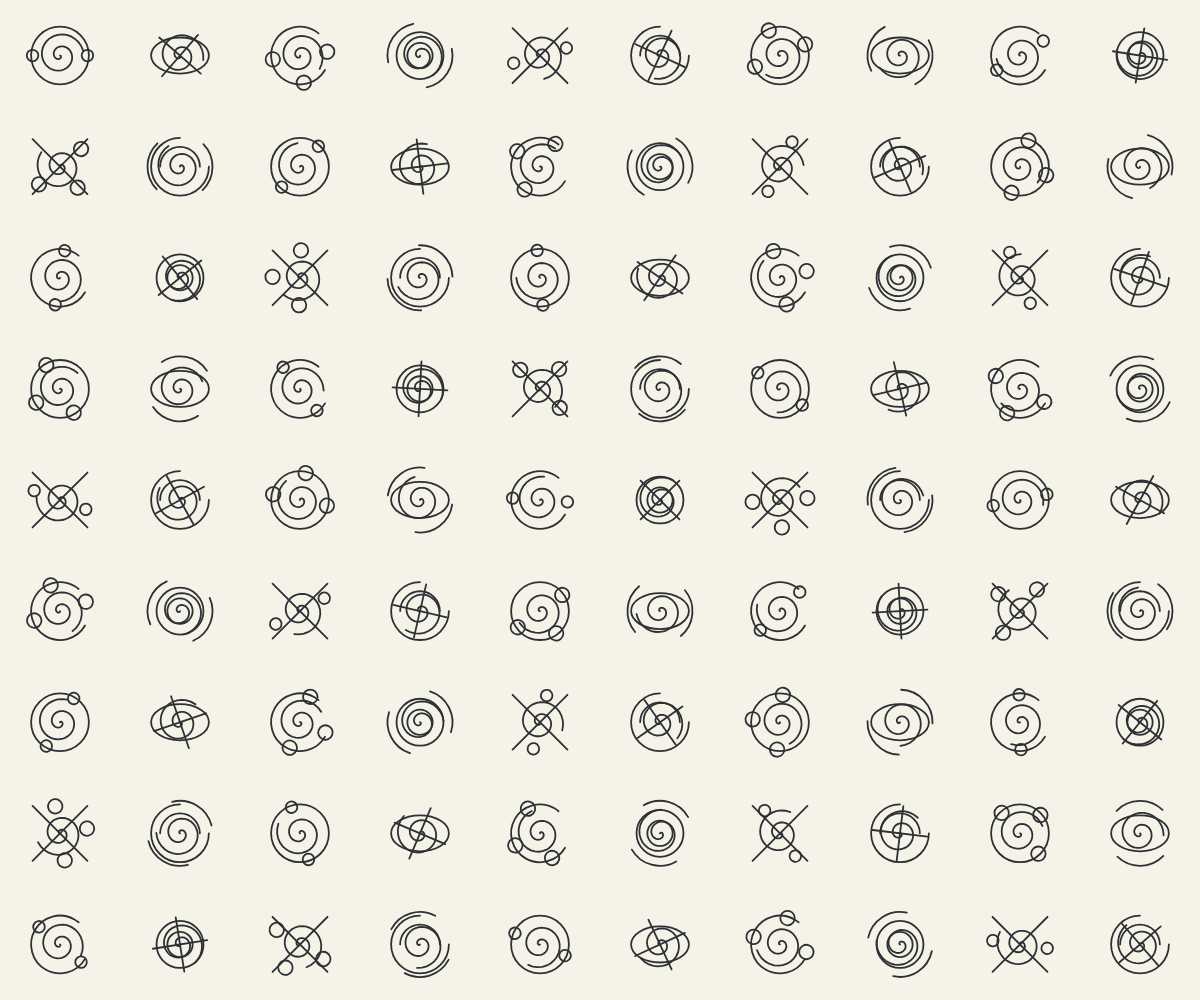
Frame 1 (no input)
Frame 60 (no input): identical to frame 1, image omitted
Frame 120 (the mouse pressed at the canvas centre since frame 60): identical to frame 1, image omitted

The p5.js sketch that drew this single still picture (run headless with seeded random() and noise() and a simulated clock; from frame 60 on, the mouse is pressed at the canvas centre):

// p5.js sketch
// ── sketch.js
function preload() {
  // put preload code here
}

function setup() {
  createCanvas(windowWidth, windowHeight);
  background(245, 242, 232);

  // disegno glifi
  let numeroGlifi = 90;
  let numeroColonne = ceil(sqrt(numeroGlifi));  // crea 10 colonne
  let numeroRighe = ceil(numeroGlifi / numeroColonne); // 90 glifi in 10 colonne
  let dimColonna = windowWidth / numeroColonne;
  let dimRiga = windowHeight / numeroRighe;

  let xCorrente = 0; // posizione in x del glifo corrente
  let yCorrente = 0; // in y

  angleMode(DEGREES); // angoli in gradi

  for (let g = 0; g < numeroGlifi; g++) {
    mioGlifo( 
      xCorrente + dimColonna / 2, 
      yCorrente + dimRiga / 2,
      min(dimColonna, dimRiga) * 0.65,
      g
    ); 

    xCorrente += dimColonna; 

    if (xCorrente >= windowWidth) {
      xCorrente = 0;
      yCorrente += dimRiga;
    }
  }
}

function draw() {
}

function mioGlifo(_x, _y, _size, _tipo) {
  push();
  translate(_x, _y); // funzione glifo

  stroke(45, 48, 52);
  strokeWeight(1.8);
  noFill();

  let tipo = _tipo % 6;
  let r = _size * 0.38;

  // forma esterna
  if (tipo == 0) {
    circle(0, 0, _size * 0.8);
  } else if (tipo == 1) {
    ellipse(0, 0, _size * 0.8, _size * 0.5);
  } else if (tipo == 2) {
    arc(0, 0, _size * 0.8, _size * 0.8, 30, 310);
  } else if (tipo == 3) {
    circle(0, 0, _size * 0.65);
    circle(0, 0, _size * 0.35);
  } else if (tipo == 4) {
    line(-r, -r, r, r);
    line(-r, r, r, -r);
  } else {
    arc(0, 0, _size * 0.8, _size * 0.8, 0, 270);
    arc(0, 0, _size * 0.55, _size * 0.55, 180, 360);
  }

  // spirale centrale
  push();
  rotate(_tipo * 23);

  let angolo = 0;
  let raggio = 0;

  beginShape(); 
  while (angolo < 720) {
    let x = cos(angolo) * raggio;
    let y = sin(angolo) * raggio;
    vertex(x, y);

    angolo += 12;
    raggio += _size / 180;
  }
  endShape(); // conclude sequenza di vertici

  pop();

  // elementi geometrici variabili
  push();
  rotate(_tipo * 41);

  if (_tipo % 4 == 0) {
    circle(r, 0, _size * 0.16);
    circle(-r, 0, _size * 0.16);
  } else if (_tipo % 4 == 1) {
    line(-r, 0, r, 0);
    line(0, -r, 0, r);
  } else if (_tipo % 4 == 2) {
    circle(0, -r, _size * 0.2);
    circle(0, r, _size * 0.2);
    circle(r, 0, _size * 0.2);
  } else {
    arc(0, 0, _size * 0.9, _size * 0.9, 45, 135);
    arc(0, 0, _size * 0.9, _size * 0.9, 225, 315);
  }

  pop();
  pop();
}
